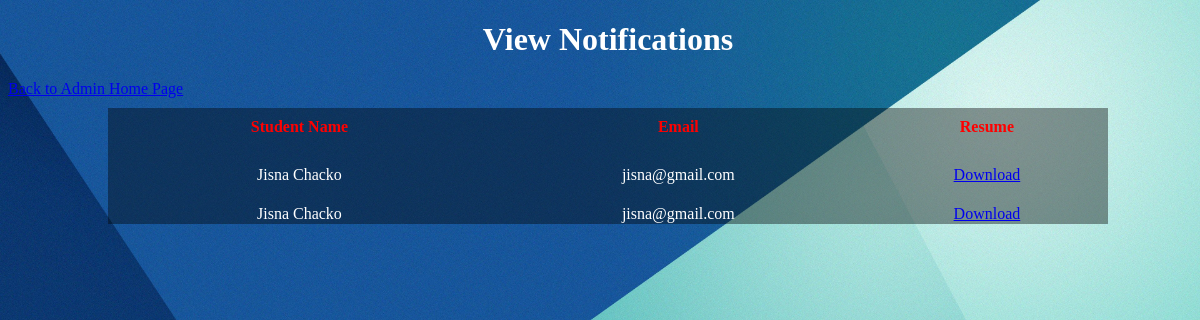
/academy_management_system-master/applied_students.php?id=6, run on the app's committed database.
### tables this page shows
CREATE TABLE `applied_students` (
  `applied_id` int(10) NOT NULL,
  `noti_id` int(10) NOT NULL,
  `stud_name` varchar(50) NOT NULL,
  `comp_name` varchar(50) NOT NULL,
  `comp_post` varchar(30) NOT NULL,
  `email` varchar(50) NOT NULL,
  `resume_file` text NOT NULL
);

### academy_management_system-master/applied_students.php (the view, shortened to what this page needs)
<?php
	require('db_connectivity.php');
?>
<!DOCTYPE html>
<html>
	<head>
		<link rel="stylesheet" href="css/view_table.css">
	</head>
	<body class="table">
	 <div>
	    <h1>View Notifications</h1>
		<a href='admin_home.php'>Back to Admin Home Page</a>
		<table>
			<thead>
				<tr>
					<th>Student Name</th>
					<th>Email</th>
					<th>Resume</th>
				</tr>
			</thead>
			<tbody>
				<?php
					$id=$_GET['id'];
					$sql="select * from applied_students where noti_id=$id";
					if(mysqli_query($mysql,$sql))
					{
						$result=mysqli_query($mysql,$sql);
						if(mysqli_num_rows($result)>0)
						{
							while($row=mysqli_fetch_assoc($result))
							{
								echo "<tr>
									<td>".$row['stud_name']."</td>
									<td>".$row['email']."</td>
									<td><a href='download_resume.php?id=".$row['applied_id']."'>Download</a></td>
									</tr>";
							}
						}
					}
				?>
			</tbody>
		</table>
	  </div>
	</body>
</html>

### academy_management_system-master/css/view_table.css (style rules this page uses)
.table { background-image:url("../img/stud2.jpg"); background-size:cover; background-repeat:no-repeat; width:100%; }
h1 { text-align:center; color:white; }
table { border:0px solid; border-collapse:collapse; background-color:rgba(0,0,0,0.4); width:1000px; height:auto; margin-left:100px; padding:10px; margin-top:10px; }
th { margin-top:100px; border:0px solid; border-collapse:collapse; text-align:center; color:red; padding:10px; }
td { padding-top:20px; border:0px solid; margin-top:50px; border-collapse:collapse; text-align:center; color:white; }

### data on the page
applied_students: stud_name "Jisna Chacko", email "jisna@gmail.com"
applied_students: stud_name "Jisna Chacko", email "jisna@gmail.com"
